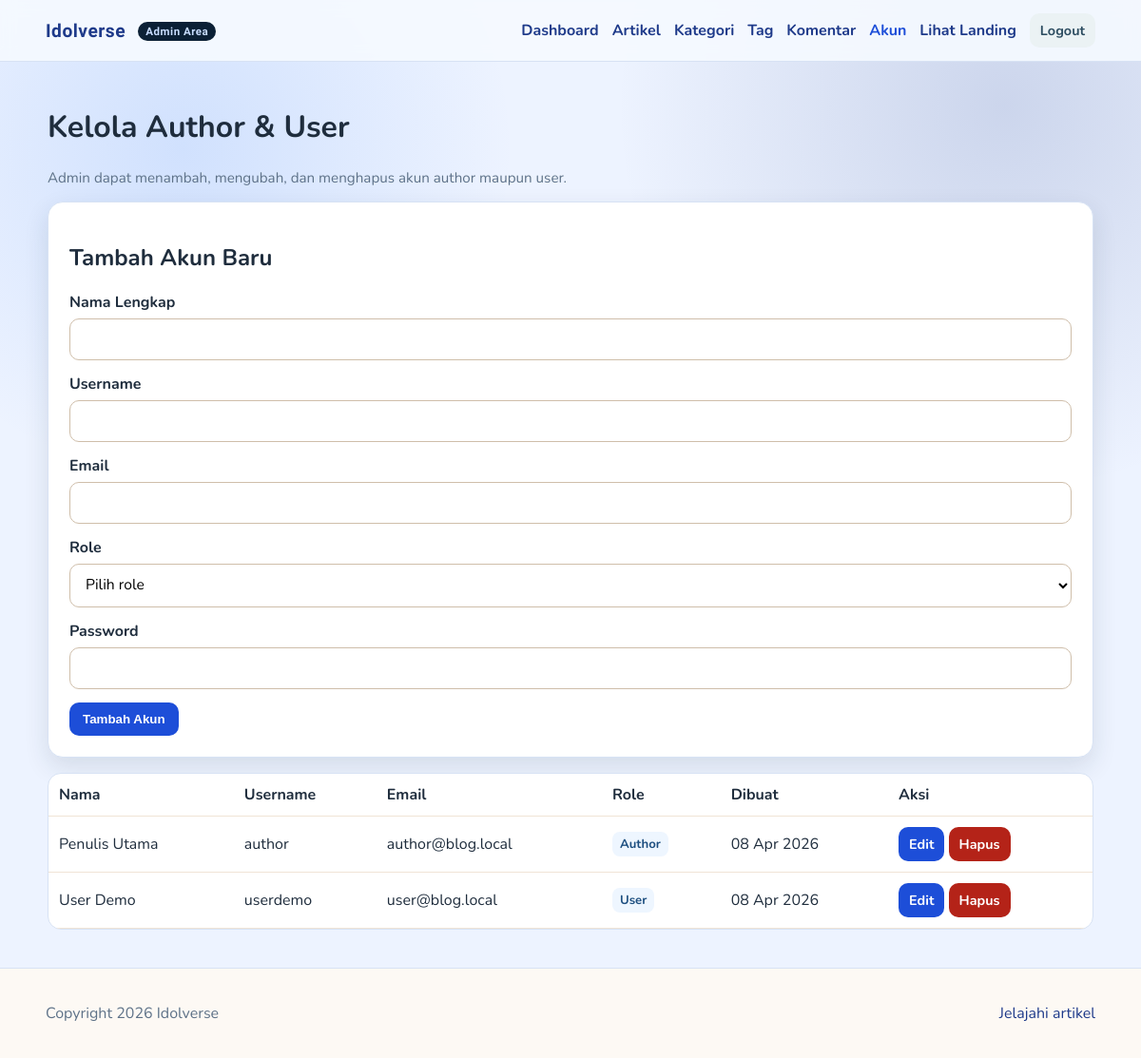
The page /admin/users.php (signed in) on the database its author committed.
### tables this page shows
CREATE TABLE users (
    id INT AUTO_INCREMENT PRIMARY KEY,
    full_name VARCHAR(100) NOT NULL,
    username VARCHAR(50) NOT NULL UNIQUE,
    email VARCHAR(100) NOT NULL UNIQUE,
    password VARCHAR(255) NOT NULL,
    role ENUM('admin', 'author', 'user') NOT NULL,
    created_at TIMESTAMP DEFAULT CURRENT_TIMESTAMP
);

### includes/auth.php (called while the page is built, shortened)
<?php
function e(string $value): string {
    return htmlspecialchars($value, ENT_QUOTES, 'UTF-8');
}
?>

### admin/users.php (the view, shortened to what this page needs)
<?php
require_once __DIR__ . '/../includes/helpers.php';
$editData = null;
$users = $pdo->query("SELECT id, full_name, username, email, role, created_at FROM users WHERE role IN ('author', 'user') ORDER BY created_at DESC")->fetchAll();
include __DIR__ . '/../includes/header.php';
?>
<div class="container" style="max-width: 1100px;">
    <h1>Kelola Author & User</h1>
    <p class="muted">Admin dapat menambah, mengubah, dan menghapus akun author maupun user.</p>
    <div class="form-card" style="margin-bottom:16px;">
        <h2><?= $editData ? 'Edit Akun' : 'Tambah Akun Baru'; ?></h2>
        <form method="post">
            <label>Nama Lengkap</label>
            <input type="text" name="full_name" required value="<?= e($editData['full_name'] ?? ''); ?>">
            <label>Username</label>
            <input type="text" name="username" required value="<?= e($editData['username'] ?? ''); ?>">
            <label>Email</label>
            <input type="email" name="email" required value="<?= e($editData['email'] ?? ''); ?>">
            <label>Role</label>
            <select name="role" required>
                <option value="">Pilih role</option>
            </select>
            <label>Password <?= $editData ? '(kosongkan jika tidak diubah)' : ''; ?></label>
            <input type="password" name="password" <?= $editData ? '' : 'required'; ?>>
            <button class="btn" type="submit"><?= $editData ? 'Update Akun' : 'Tambah Akun'; ?></button>
        </form>
    </div>
    <div class="table-wrap">
        <table class="table">
            <thead><tr><th>Nama</th><th>Username</th><th>Email</th><th>Role</th><th>Dibuat</th><th>Aksi</th></tr></thead>
            <tbody>
            <?php foreach ($users as $u): ?>
                <tr>
                    <td><?= e($u['full_name']); ?></td>
                    <td><?= e($u['username']); ?></td>
                    <td><?= e($u['email']); ?></td>
                    <td><span class="badge"><?= e(ucfirst($u['role'])); ?></span></td>
                    <td><?= date('d M Y', strtotime($u['created_at'])); ?></td>
                    <td>
                        <a class="btn btn-sm" href="/blog/admin/users.php?edit=<?= (int)$u['id']; ?>">Edit</a>
                        <a class="btn btn-sm btn-danger" href="/blog/admin/users.php?delete=<?= (int)$u['id']; ?>" onclick="return confirm('Hapus akun ini?')">Hapus</a>
                    </td>
                </tr>
            <?php endforeach; ?>
            </tbody>
        </table>
    </div>
</div>
<?php include __DIR__ . '/../includes/footer.php'; ?>

### assets/css/style.css (style rules this page uses)
:root { --bg: #f4efe7; --surface: #fffaf3; --card: #ffffff; --text: #25303b; --muted: #667788; --brand: #0f766e; --brand-dark: #0a4f4b; --accent: #f59e0b; --danger: #b42318; --line: #e4d9c8; --shadow: 0 10px 26px rgba(27, 46, 62, 0.12); }
* { box-sizing: border-box; }
body { margin: 0; font-family: 'Nunito', sans-serif; color: var(--text); background: radial-gradient(circle at 10% 20%, rgba(245, 158, 11, 0.16), transparent 24%), radial-gradient(circle at 90% 0%, rgba(15, 118, 110, 0.18), transparent 28%), var(--bg); }
a { color: var(--brand-dark); text-decoration: none; }
.container { width: min(1120px, 92vw); margin: 0 auto; }
.muted { color: var(--muted); font-size: 0.95rem; }
.btn { display: inline-flex; align-items: center; justify-content: center; border: none; border-radius: 10px; padding: 10px 14px; background: var(--brand); color: #fff; font-weight: 700; cursor: pointer; transition: .2s ease; }
.btn-danger { background: var(--danger); }
.btn-sm { padding: 8px 11px; font-size: .9rem; }
.form-card { background: var(--card); border: 1px solid var(--line); border-radius: 16px; padding: 22px; box-shadow: var(--shadow); }
label { display: block; font-weight: 700; margin-bottom: 6px; }
input, select, textarea { width: 100%; border: 1px solid #cfbeaa; border-radius: 10px; padding: 10px 12px; margin-bottom: 14px; font-family: inherit; font-size: .98rem; background: #fff; }
.table-wrap { overflow-x: auto; background: #fff; border: 1px solid var(--line); border-radius: 14px; }
.table { width: 100%; border-collapse: collapse; min-width: 740px; }
.table th, .table td { padding: 11px; border-bottom: 1px solid #f0e4d6; text-align: left; }
.badge { display: inline-block; background: #eef6ff; color: #1d4f80; border-radius: 8px; padding: 4px 8px; font-size: .82rem; font-weight: 700; }
body.admin-area { --bg: #edf3ff; --surface: #f5f8ff; --card: #ffffff; --text: #1f2d3d; --muted: #5e7288; --brand: #1d4ed8; --brand-dark: #1e3a8a; --line: #d7e2f4; background: radial-gradient(circle at 16% 14%, rgba(59, 130, 246, 0.16), transparent 25%), radial-gradient(circle at 88% 10%, rgba(30, 58, 138, 0.16), transparent 28%), var(--bg); }

### rows shown on the page
users: full_name "Penulis Utama", username "author", email "author@blog.local", role "Author", created_at "08 Apr 2026"
users: full_name "User Demo", username "userdemo", email "user@blog.local", role "User", created_at "08 Apr 2026"
